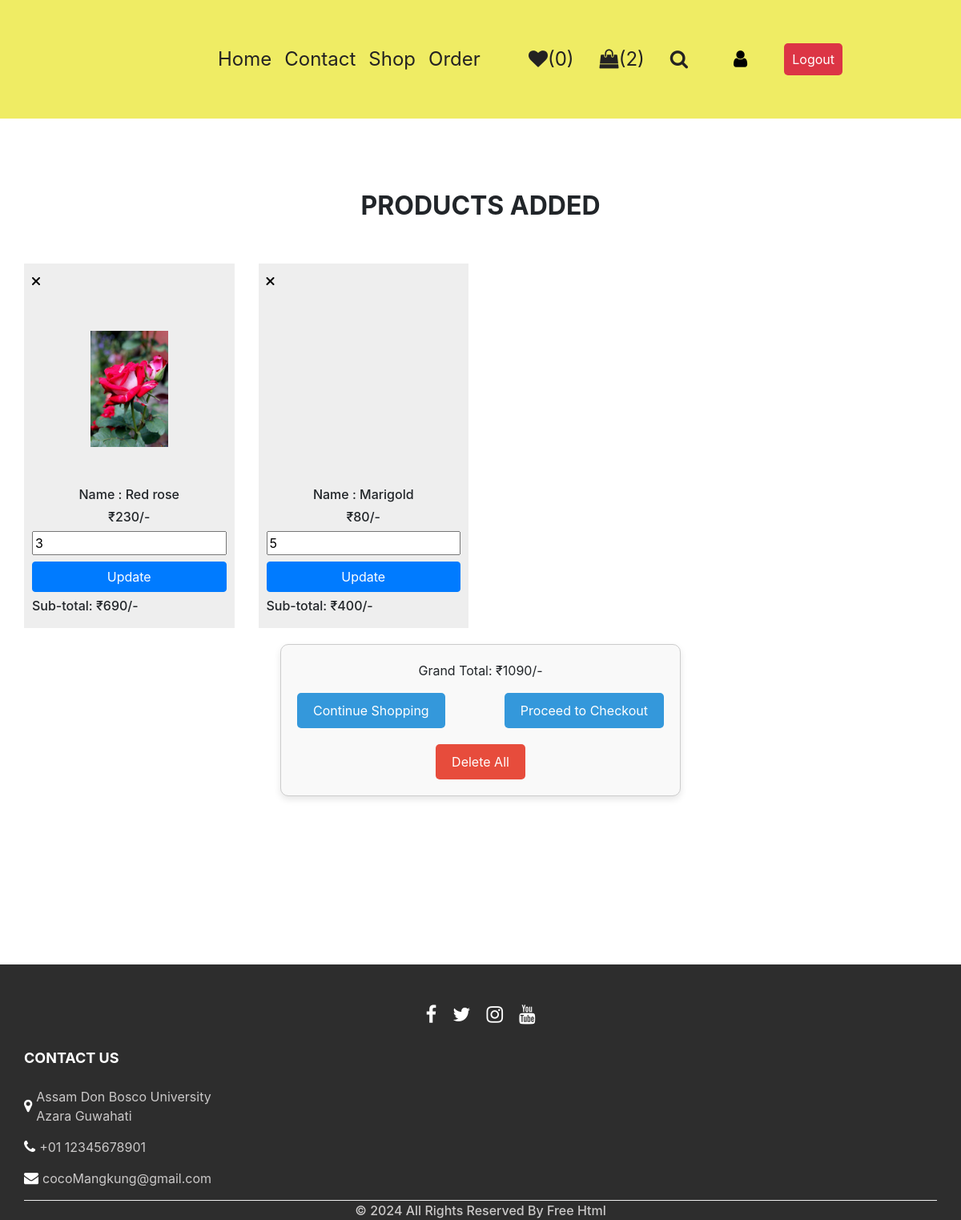
The app's page /cart.php (signed in) with its own data.
### tables this page shows
CREATE TABLE `cart` (
  `id` int(100) NOT NULL,
  `user_id` int(100) NOT NULL,
  `pid` int(100) NOT NULL,
  `name` varchar(100) NOT NULL,
  `price` int(100) NOT NULL,
  `quantity` int(100) NOT NULL,
  `image` varchar(100) NOT NULL
);

### cart.php (the view, shortened to what this page needs)
<?php
@include 'config.php';
$user_id = $_SESSION['user_id'];
?>
<!DOCTYPE html>
<html lang="en">
<head>
   <link rel="stylesheet" href="https://cdnjs.cloudflare.com/ajax/libs/font-awesome/6.0.0/css/all.min.css">
   <link rel="stylesheet" href="css_page/style1.css">
</head>
<body>
<?php @include 'heading.php'; ?>
<section class="shop_section layout_padding">
    <div class="container">
        <div class="heading_container heading_center">
            <h2>Products Added</h2>
        </div>
        <div class="row">
        <?php
        $grand_total = 0;
        $select_cart = mysqli_query($conn, "SELECT * FROM `cart` WHERE user_id = '$user_id'") or die('query failed');
        if (mysqli_num_rows($select_cart) > 0) {
            while ($fetch_cart = mysqli_fetch_assoc($select_cart)) {
                $sub_total = $fetch_cart['price'] * $fetch_cart['quantity'];
        ?>
            <div class="col-sm-6 col-md-4 col-lg-3">
                <div class="box">
                    <a href="cart.php?delete=<?php echo $fetch_cart['id']; ?>" class="fas fa-times" onclick="return confirm('Delete this from cart?');"></a>
                    <a href="view_page.php?pid=<?php echo $fetch_cart['pid']; ?>">
                        <div class="img-box">
                            <img src="uploaded_img/<?php echo $fetch_cart['image']; ?>" alt="" class="image">
                        </div>
                    </a>
                    <div class="detail-boxs">
                        <h6>Name : <?php echo $fetch_cart['name']; ?></h6>
                        <h6>₹<?php echo $fetch_cart['price']; ?>/-</h6>
                    </div>
                    <div class="button-box">
                        <form action="" method="post">
                            <input type="number" min="1" value="<?php echo $fetch_cart['quantity']; ?>" name="cart_quantity" class="qty mb-2" style="width: 100%;">
                            <input type="submit" value="Update" class="btn btn-block btn-primary mb-2" name="update_quantity">
                        </form>
                        <h6>Sub-total: <span>₹<?php echo $sub_total; ?>/-</span></h6>
                    </div>
                </div>
            </div>
        <?php
                $grand_total += $sub_total;
            }
        } else {
            echo '<p class="empty">Your cart is empty</p>';
        }
        ?>
        </div>
        <div class="cart-actions-container">
        <div class="more-btn">
        <div class="cart-total">
            <p>Grand Total: <span>₹<?php echo $grand_total; ?>/-</span></p>
        </div>
        <div class="action-buttons">
        <a href="shop.php" class="option-btn">Continue Shopping</a>
        <a href="checkout.php" class="btn <?php echo ($grand_total > 1) ? '' : 'disabled'; ?>">Proceed to Checkout</a>
    </div>
<div class="more-btn">
            <a href="cart.php?delete_all" class="delete-btn <?php echo ($grand_total > 1) ? '' : 'disabled'; ?>" onclick="return confirm('Delete all from cart?');">Delete All</a>
    </div>
        </div>
    </div>
    </div>
</section>
<?php @include 'footing.php'; ?>
</body>
</html>

### css_page/style1.css (style rules this page uses)
body { font-family: "poppins", sans-serif; color: #101010; background-color: #ffffff; }
.layout_padding { padding-top: 90px; padding-bottom: 90px; }
.heading_container { display: -webkit-box; display: -ms-flexbox; display: flex; -webkit-box-orient: vertical; -webkit-box-direction: normal; -ms-flex-direction: column; flex-direction: column; }
.heading_container h2 { text-transform: uppercase; font-weight: bold; }
.heading_container.heading_center { -webkit-box-align: center; -ms-flex-align: center; align-items: center; text-align: center; }
a, a:hover, a:focus { text-decoration: none; }
.shop_section .heading_container { margin-bottom: 20px; }
.shop_section .box { background-color: #eeeeee; position: relative; padding: 10px; margin-top: 25px; }
.shop_section .box a { color: #000000; }
.shop_section .box .img-box { display: -webkit-box; display: -ms-flexbox; display: flex; -webkit-box-pack: center; -ms-flex-pack: center; justify-content: center; -webkit-box-align: center; -ms-flex-align: center; align-items: center; padding: 15px 30px; height: 245px; }
.shop_section .box .img-box img { max-width: 100%; max-height: 145px; object-fit: cover; }
.shop_section .box .detail-boxs h6 { text-align: center; }
.cart-actions-container { max-width: 500px; margin: 20px auto; padding: 20px; border: 1px solid #ccc; border-radius: 10px; background-color: #f9f9f9; box-shadow: 0 4px 8px rgba(0, 0, 0, 0.1); text-align: center; }
.action-buttons { display: flex; justify-content: space-between; margin-bottom: 20px; }
.action-buttons .option-btn, .action-buttons .btn { display: inline-block; padding: 10px 20px; background-color: #3498db; color: white; text-decoration: none; border: none; border-radius: 5px; cursor: pointer; font-size: 1rem; }
a { text-decoration: none; }
.more-btn .delete-btn { display: inline-block; padding: 10px 20px; background-color: #e74c3c; color: white; text-decoration: none; border: none; border-radius: 5px; cursor: pointer; font-size: 1rem; }

### css_page/heading2.css (style rules this page uses)
.btn, .btn:focus { outline: none !important; -webkit-box-shadow: none; box-shadow: none; }

### css_page/responsive.css (style rules this page uses)
@media (min-width: 1200px) { .container { max-width: 1170px; } }

### records on screen
cart: image (picture), name "Red rose", price "230", cart_quantity "3", sub_total "690"
cart: name "Marigold", price "80", cart_quantity "5", sub_total "400"

### other values on screen
$wishlist_num_rows "0"
$cart_num_rows "2"
$grand_total "1090"
